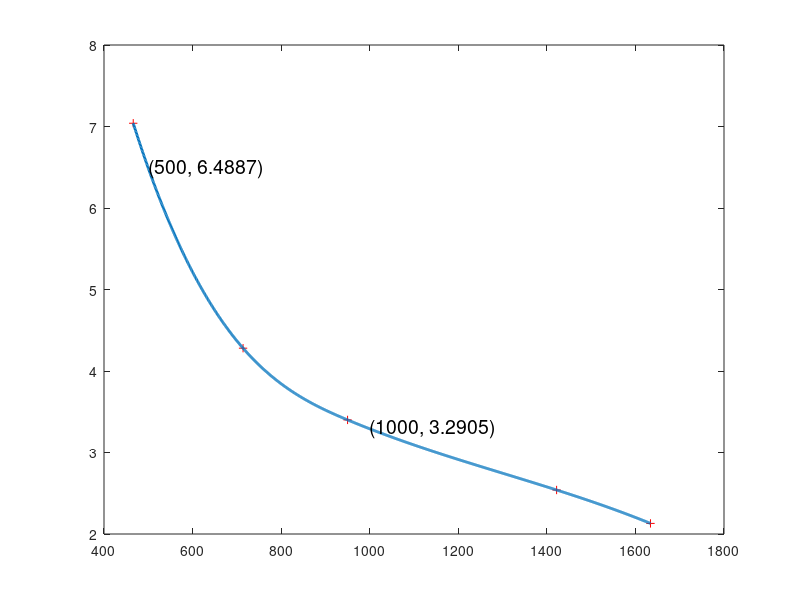

This chart was generated by the following MATLAB code:
d0 = [466 714 950, 1422, 1634];
temp0 = [7.04, 4.28, 3.40, 2.54, 2.13];
d = 460:1:1700;
d1 = [500 1000];
temp1 = interp1(d0, temp0, d1, 'spline');

h = interp1(d0, temp0, d, 'spline');
plot(d0, temp0, 'r+', d, h, 'LineWidth', 2);

for i = 1:2
  text(d1(i), temp1(i), ['(', num2str(d1(i)),', ', num2str(temp1(i)),')'], 'FontSize', 14)
endfor
